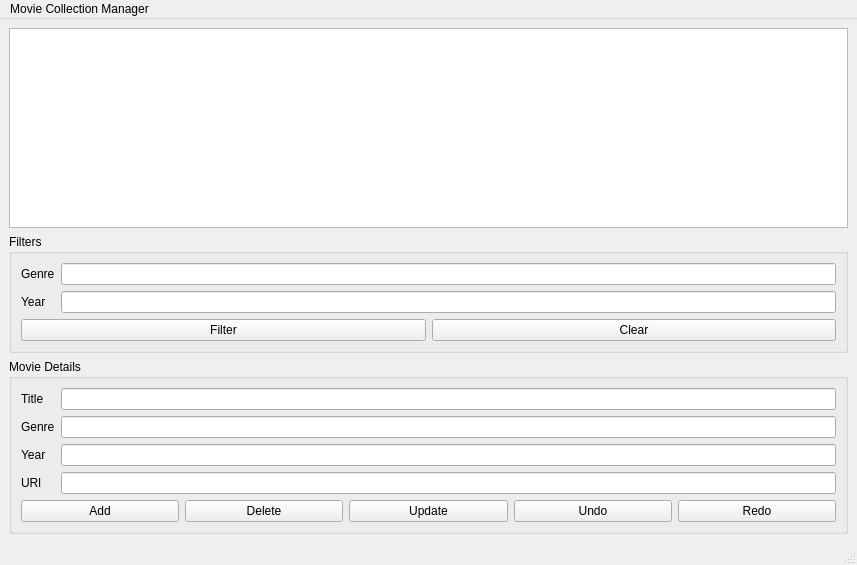
<?xml version="1.0" encoding="UTF-8"?>
<ui version="4.0">
 <class>MainWindow</class>
 <widget class="QMainWindow" name="MainWindow">
  <property name="geometry">
   <rect>
    <x>0</x>
    <y>0</y>
    <width>857</width>
    <height>565</height>
   </rect>
  </property>
  <property name="windowTitle">
   <string>MainWindow</string>
  </property>
  <widget class="QWidget" name="centralwidget">
   <layout class="QVBoxLayout" name="verticalLayout_3">
    <item>
     <widget class="QListWidget" name="movieListWidget"/>
    </item>
    <item>
     <widget class="QGroupBox" name="groupBox_2">
      <property name="title">
       <string>Filters</string>
      </property>
      <layout class="QVBoxLayout" name="verticalLayout_2">
       <item>
        <layout class="QFormLayout" name="formLayout_2">
         <item row="0" column="0">
          <widget class="QLabel" name="label_5">
           <property name="text">
            <string>Genre</string>
           </property>
          </widget>
         </item>
         <item row="0" column="1">
          <widget class="QLineEdit" name="filterGenreInput"/>
         </item>
         <item row="1" column="1">
          <widget class="QLineEdit" name="filterYearInput"/>
         </item>
         <item row="1" column="0">
          <widget class="QLabel" name="label_6">
           <property name="text">
            <string>Year</string>
           </property>
          </widget>
         </item>
        </layout>
       </item>
       <item>
        <layout class="QHBoxLayout" name="horizontalLayout_2">
         <item>
          <widget class="QPushButton" name="filterButton">
           <property name="text">
            <string>Filter</string>
           </property>
          </widget>
         </item>
         <item>
          <widget class="QPushButton" name="clearFilterButton">
           <property name="text">
            <string>Clear</string>
           </property>
          </widget>
         </item>
        </layout>
       </item>
      </layout>
     </widget>
    </item>
    <item>
     <widget class="QGroupBox" name="groupBox">
      <property name="title">
       <string>Movie Details</string>
      </property>
      <layout class="QVBoxLayout" name="verticalLayout">
       <item>
        <layout class="QFormLayout" name="formLayout">
         <item row="0" column="0">
          <widget class="QLabel" name="label">
           <property name="text">
            <string>Title</string>
           </property>
          </widget>
         </item>
         <item row="0" column="1">
          <widget class="QLineEdit" name="titleInput"/>
         </item>
         <item row="1" column="0">
          <widget class="QLabel" name="label_3">
           <property name="text">
            <string>Genre</string>
           </property>
          </widget>
         </item>
         <item row="1" column="1">
          <widget class="QLineEdit" name="genreInput"/>
         </item>
         <item row="2" column="0">
          <widget class="QLabel" name="label_2">
           <property name="text">
            <string>Year</string>
           </property>
          </widget>
         </item>
         <item row="3" column="0">
          <widget class="QLabel" name="label_4">
           <property name="text">
            <string>URl</string>
           </property>
          </widget>
         </item>
         <item row="2" column="1">
          <widget class="QLineEdit" name="yearInput"/>
         </item>
         <item row="3" column="1">
          <widget class="QLineEdit" name="trailerInput"/>
         </item>
        </layout>
       </item>
       <item>
        <layout class="QHBoxLayout" name="horizontalLayout">
         <item>
          <widget class="QPushButton" name="addButton">
           <property name="text">
            <string>Add</string>
           </property>
          </widget>
         </item>
         <item>
          <widget class="QPushButton" name="deleteButton">
           <property name="text">
            <string>Delete</string>
           </property>
          </widget>
         </item>
         <item>
          <widget class="QPushButton" name="updateButton">
           <property name="text">
            <string>Update</string>
           </property>
          </widget>
         </item>
         <item>
          <widget class="QPushButton" name="undoButton">
           <property name="text">
            <string>Undo</string>
           </property>
          </widget>
         </item>
         <item>
          <widget class="QPushButton" name="redoButton">
           <property name="text">
            <string>Redo</string>
           </property>
          </widget>
         </item>
        </layout>
       </item>
      </layout>
     </widget>
    </item>
   </layout>
  </widget>
  <widget class="QMenuBar" name="menubar">
   <property name="geometry">
    <rect>
     <x>0</x>
     <y>0</y>
     <width>857</width>
     <height>20</height>
    </rect>
   </property>
   <widget class="QMenu" name="menuMovie_Collection_Manager">
    <property name="title">
     <string>Movie Collection Manager</string>
    </property>
   </widget>
   <addaction name="menuMovie_Collection_Manager"/>
  </widget>
  <widget class="QStatusBar" name="statusbar"/>
 </widget>
 <resources/>
 <connections/>
</ui>
